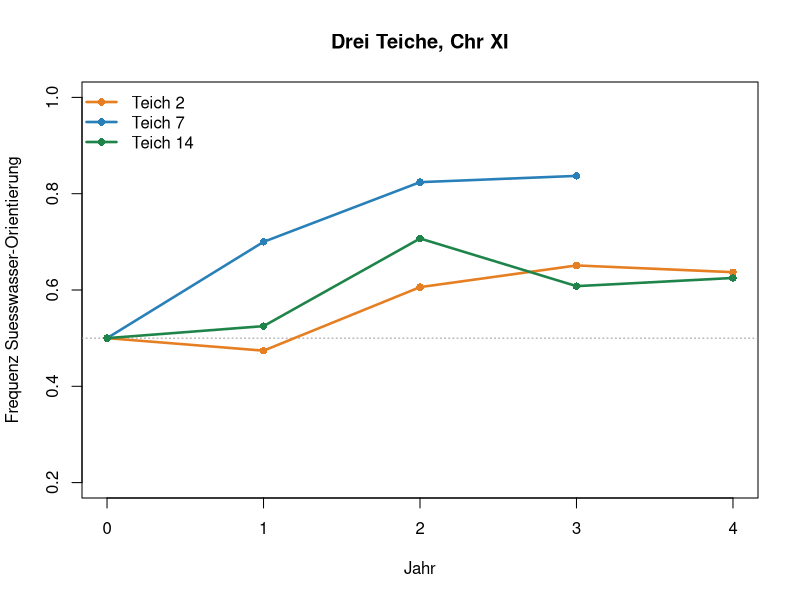
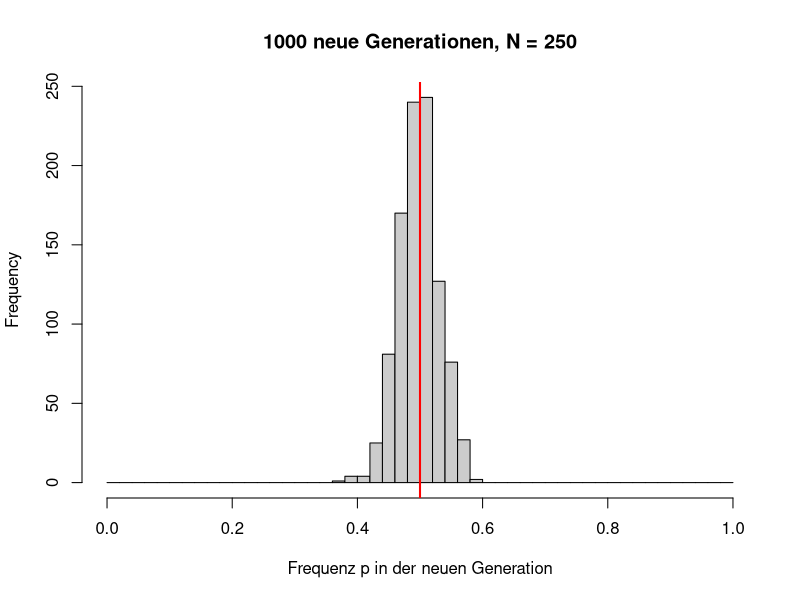
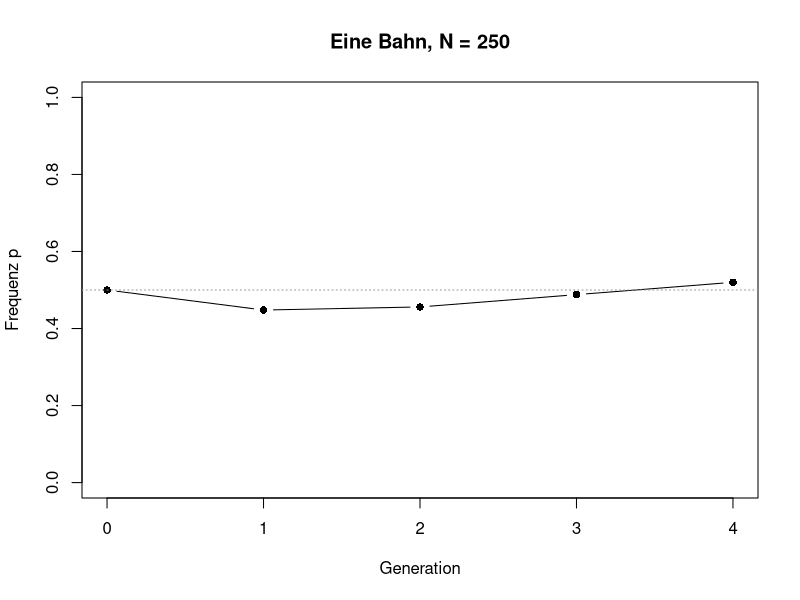
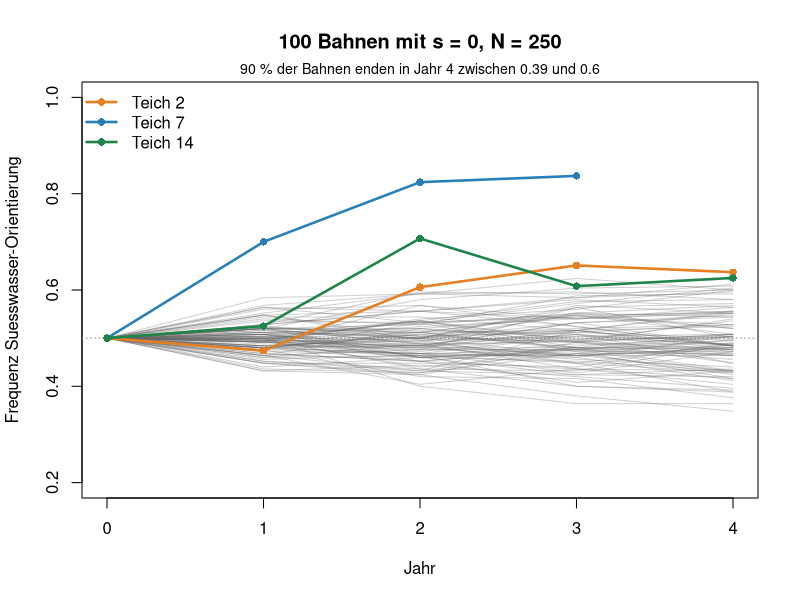
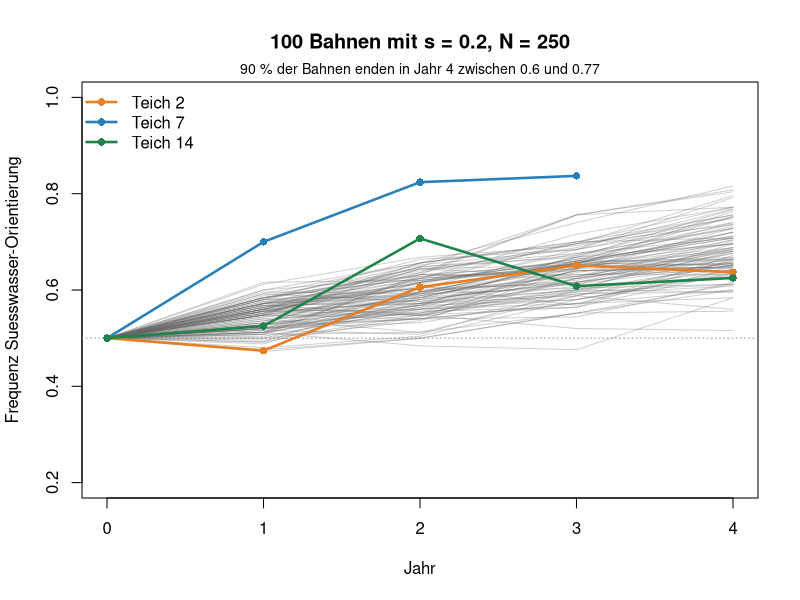
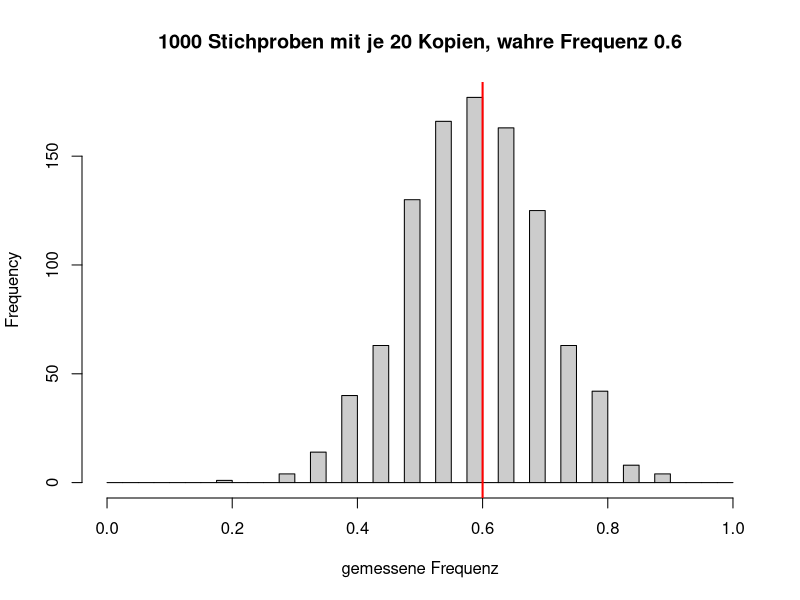

Source code (R) for these figures, in order:
## ---- chunk 1
teiche <- read.csv("data/pond-chrxi.csv")
teiche
## ---- chunk 2
#| code-fold: true
#| code-summary: "Hilfsfunktionen für Abbildungen (nicht verändern)"
teich_farben <- c("2" = "#e67e22", "7" = "#2980b9", "14" = "#1e8449")

zeige_teiche <- function() {
  for (id in c(2, 7, 14)) {
    d <- teiche[teiche$pond == id, ]
    lines(d$year, d$p, lwd = 2.5, col = teich_farben[as.character(id)])
    points(d$year, d$p, pch = 16, col = teich_farben[as.character(id)])
  }
  legend("topleft", paste("Teich", c(2, 7, 14)), col = teich_farben,
         lwd = 2.5, pch = 16, bty = "n")
}

# braucht simuliere_bahn() aus Teil 5
zeige_wolke <- function(s, N, n_bahnen = 100) {
  plot(NA, xlim = c(0, 4), ylim = c(0.2, 1), xlab = "Jahr",
       ylab = "Frequenz Suesswasser-Orientierung",
       main = paste0(n_bahnen, " Bahnen mit s = ", s, ", N = ", N))
  abline(h = 0.5, lty = 3, col = "grey60")
  ende <- numeric(n_bahnen)
  for (i in seq_len(n_bahnen)) {
    p <- simuliere_bahn(s, N)
    lines(0:4, p, col = adjustcolor("grey40", 0.3))
    ende[i] <- p[5]
  }
  zeige_teiche()
  bereich <- round(quantile(ende, c(0.05, 0.95)), 2)
  mtext(paste0("90 % der Bahnen enden in Jahr 4 zwischen ",
               bereich[1], " und ", bereich[2]),
        side = 3, line = 0.2, cex = 0.85)
}
## ---- chunk 3
#| fig-height: 4.4
#| fig-width: 7.5
plot(NA, xlim = c(0, 4), ylim = c(0.2, 1), xlab = "Jahr",
     ylab = "Frequenz Suesswasser-Orientierung", main = "Drei Teiche, Chr XI")
abline(h = 0.5, lty = 3, col = "grey60")
zeige_teiche()
## ---- chunk 4
sample(c("Kopf", "Zahl"), size = 1)
## ---- chunk 5
wuerfe <- sample(c("Kopf", "Zahl"), size = 10, replace = TRUE)
wuerfe
sum(wuerfe == "Kopf")   # wie oft Kopf?
## ---- chunk 6
set.seed(1)
sample(c("Kopf", "Zahl"), size = 10, replace = TRUE)
set.seed(1)
sample(c("Kopf", "Zahl"), size = 10, replace = TRUE)
## ---- chunk 7
kopien <- sample(c(1, 0), size = 250, replace = TRUE, prob = c(0.5, 0.5))
head(kopien, 20)   # die ersten 20 Kopien
sum(kopien)        # Anzahl Süsswasser-Kopien
mean(kopien)       # Frequenz p in der neuen Generation
## ---- chunk 8
rbinom(1, size = 250, prob = 0.5)
## ---- chunk 9
rbinom(10, size = 250, prob = 0.5)
## ---- chunk 10
#| fig-height: 4
#| fig-width: 7.5
N <- 250   # hier ändern
p_neu <- rbinom(1000, size = N, prob = 0.5) / N
hist(p_neu, breaks = seq(0, 1, by = 0.02), xlim = c(0, 1), col = "grey80",
     main = paste("1000 neue Generationen, N =", N), xlab = "Frequenz p in der neuen Generation")
abline(v = 0.5, col = "red", lwd = 2)
mean(p_neu)   # Mittelwert
sd(p_neu)     # Standardabweichung: wie stark p schwankt
## ---- chunk 11
sqrt(0.5 * (1 - 0.5) / N)
## ---- chunk 12
#| fig-height: 4
#| fig-width: 7.5
N <- 250             # Anzahl Genkopien
generationen <- 4    # hier ändern
p <- numeric(generationen + 1)   # leerer Vektor für alle Frequenzen
p[1] <- 0.5                      # Start
for (t in 1:generationen) {
  p[t + 1] <- rbinom(1, size = N, prob = p[t]) / N   # neue aus alter Generation
}
p
plot(0:generationen, p, type = "b", pch = 16, ylim = c(0, 1),
     xlab = "Generation", ylab = "Frequenz p", main = paste("Eine Bahn, N =", N))
abline(h = 0.5, lty = 3, col = "grey60")
## ---- chunk 13
# Selektion wie Woche 6 (haploid): aus p wird p_strich
selektion <- function(p, s) p * (1 + s) / (1 + p * s)

# Eine Bahn über vier Jahre: jedes Jahr erst Selektion, dann Zufall
simuliere_bahn <- function(s, N, jahre = 4) {
  p <- numeric(jahre + 1)
  p[1] <- 0.5
  for (t in seq_len(jahre)) {
    p_strich <- selektion(p[t], s)
    p[t + 1] <- rbinom(1, N, p_strich) / N
  }
  p
}
## ---- chunk 14
p_ohne <- 0.5
for (t in 1:4) p_ohne[t + 1] <- selektion(p_ohne[t], s = 0.2)
round(p_ohne, 3)
simuliere_bahn(s = 0.2, N = 250)
simuliere_bahn(s = 0.2, N = 250)
simuliere_bahn(s = 0.2, N = 250)
## ---- chunk 15
#| fig-height: 4.6
#| fig-width: 7.5
set.seed(9)
zeige_wolke(s = 0, N = 250)
## ---- chunk 16
#| fig-height: 4.6
#| fig-width: 7.5
set.seed(11)
zeige_wolke(s = 0.2, N = 250)   # hier s ändern
## ---- chunk 17
#| fig-height: 4
#| fig-width: 7.5
n <- 20   # untersuchte Kopien; hier ändern
gemessen <- rbinom(1000, size = n, prob = 0.6) / n
hist(gemessen, breaks = seq(0, 1, by = 0.025), xlim = c(0, 1), col = "grey80",
     main = paste("1000 Stichproben mit je", n, "Kopien, wahre Frequenz 0.6"),
     xlab = "gemessene Frequenz")
abline(v = 0.6, col = "red", lwd = 2)
round(quantile(gemessen, c(0.05, 0.95)), 2)   # 90 % der Messungen liegen hier
